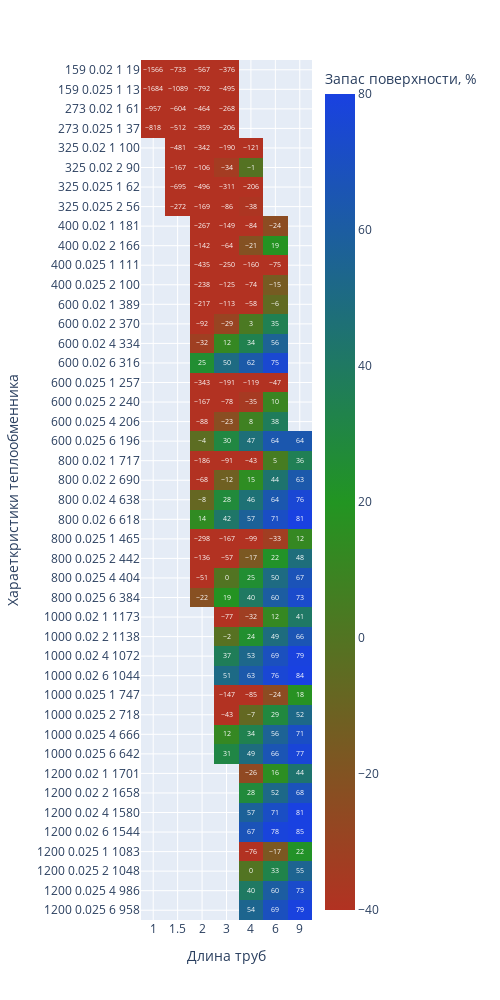

Source (notebook cell):
### Markdown cell above
В холодильнике кубового остатка осуществляется охлаждение кубового остатка до конечной температуры 'tk'

### Code cell
heaters = eq.calculate_equipment(
        heaters_table,
        aqua_vapor_saturation_by_pressure,
        aqua_liquid_saturation,
        aqua_vapor_saturation,
        balance,
        properties,
        FEED_TEMPERATURE,
        thermal_balance,
        Ropt,
        EQ_NAME = 'холодильник',
        COOLER_NAME = 'куба',
        pipes = 'продукт', #изменяемый параметр может быть 'вода'
        aq_t = 20, #изменяемый параметр
        tk = 30 #изменяемый параметр
        )

fig = px.imshow(
    round(heaters),
    labels=dict(x="Длина труб", y="Хараеткристики теплообменника", color="Запас поверхности, %"),
    range_color=[-40,80],
    color_continuous_scale=["rgb(178, 50, 34)", "rgb(34, 149, 34)", "rgb(25, 65, 225)"],
    x=heaters.columns,
    y=heaters.index,
    text_auto=True, aspect="auto",
    width=500,
    height=1000
    )
fig.show()

### Figure 1 — Plotly figure (JSON) as saved in the notebook; plotly's stock layout.template omitted (floating-point values rounded to 4 significant figures; data arrays with more than 128 entries replaced by an {"elided": "..."} marker saying what was removed)
{"data": [{"coloraxis": "coloraxis", "hovertemplate": "Длина труб: %{x}<br>Хараеткристики теплообменника: %{y}<br>Запас поверхности, %: %{z}<extra></extra>", "name": "0", "texttemplate": "%{z}", "type": "heatmap", "x": ["1", "1.5", "2", "3", "4", "6", "9"], "xaxis": "x", "y": ["159 0.02 1 19", "159 0.025 1 13", "273 0.02 1 61", "273 0.025 1 37", "325 0.02 1 100", "325 0.02 2 90", "325 0.025 1 62", "325 0.025 2 56", "400 0.02 1 181", "400 0.02 2 166", "400 0.025 1 111", "400 0.025 2 100", "600 0.02 1 389", "600 0.02 2 370", "600 0.02 4 334", "600 0.02 6 316", "600 0.025 1 257", "600 0.025 2 240", "600 0.025 4 206", "600 0.025 6 196", "800 0.02 1 717", "800 0.02 2 690", "800 0.02 4 638", "800 0.02 6 618", "800 0.025 1 465", "800 0.025 2 442", "800 0.025 4 404", "800 0.025 6 384", "1000 0.02 1 1173", "1000 0.02 2 1138", "1000 0.02 4 1072", "1000 0.02 6 1044", "1000 0.025 1 747", "1000 0.025 2 718", "1000 0.025 4 666", "1000 0.025 6 642", "1200 0.02 1 1701", "1200 0.02 2 1658", "1200 0.02 4 1580", "1200 0.02 6 1544", "1200 0.025 1 1083", "1200 0.025 2 1048", "1200 0.025 4 986", "1200 0.025 6 958"], "yaxis": "y", "z": {"elided": "44x7 int values"}}], "layout": {"coloraxis": {"cmax": 80, "cmin": -40, "colorbar": {"title": {"text": "Запас поверхности, %"}}, "colorscale": [[0, "rgb(178, 50, 34)"], [0.5, "rgb(34, 149, 34)"], [1, "rgb(25, 65, 225)"]]}, "height": 1000, "margin": {"t": 60}, "width": 500, "xaxis": {"anchor": "y", "domain": [0, 1], "title": {"text": "Длина труб"}}, "yaxis": {"anchor": "x", "autorange": "reversed", "domain": [0, 1], "title": {"text": "Хараеткристики теплообменника"}}}}
